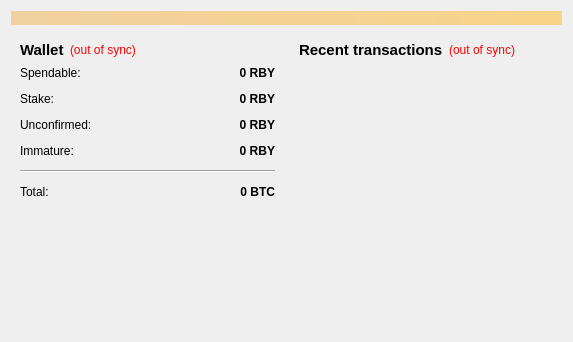
<?xml version="1.0" encoding="UTF-8"?>
<ui version="4.0">
 <class>OverviewPage</class>
 <widget class="QWidget" name="OverviewPage">
  <property name="geometry">
   <rect>
    <x>0</x>
    <y>0</y>
    <width>573</width>
    <height>342</height>
   </rect>
  </property>
  <property name="windowTitle">
   <string>Form</string>
  </property>
  <layout class="QVBoxLayout" name="topLayout">
   <item>
    <widget class="QLabel" name="labelAlerts">
     <property name="visible">
      <bool>false</bool>
     </property>
     <property name="styleSheet">
      <string notr="true">background-color: qlineargradient(x1: 0, y1: 0, x2: 1, y2: 0, stop:0 #F0D0A0, stop:1 #F8D488);  color:#000000
</string>
     </property>
     <property name="wordWrap">
      <bool>true</bool>
     </property>
     <property name="margin">
      <number>3</number>
     </property>
    </widget>
   </item>
   <item>
    <layout class="QHBoxLayout" name="horizontalLayout" stretch="1,1">
     <item>
      <layout class="QVBoxLayout" name="verticalLayout_2">
       <item>
        <widget class="QWidget" name="widget" native="true">
         <layout class="QVBoxLayout" name="verticalLayout_4">
          <item>
           <layout class="QHBoxLayout" name="horizontalLayout_4">
            <item>
             <widget class="QLabel" name="label_5">
              <property name="font">
               <font>
                <pointsize>11</pointsize>
                <weight>75</weight>
                <bold>true</bold>
               </font>
              </property>
              <property name="text">
               <string>Wallet</string>
              </property>
             </widget>
            </item>
            <item>
             <widget class="QLabel" name="labelWalletStatus">
              <property name="toolTip">
               <string>The displayed information may be out of date. Your wallet automatically synchronizes with the Rubycoin network after a connection is established, but this process has not completed yet.</string>
              </property>
              <property name="styleSheet">
               <string notr="true">QLabel { color: red; }</string>
              </property>
              <property name="text">
               <string notr="true">(out of sync)</string>
              </property>
              <property name="alignment">
               <set>Qt::AlignLeading|Qt::AlignLeft|Qt::AlignVCenter</set>
              </property>
             </widget>
            </item>
            <item>
             <spacer name="horizontalSpacer_2">
              <property name="orientation">
               <enum>Qt::Horizontal</enum>
              </property>
              <property name="sizeHint" stdset="0">
               <size>
                <width>40</width>
                <height>20</height>
               </size>
              </property>
             </spacer>
            </item>
           </layout>
          </item>
          <item>
           <layout class="QFormLayout" name="formLayout_2">
            <property name="fieldGrowthPolicy">
             <enum>QFormLayout::AllNonFixedFieldsGrow</enum>
            </property>
            <property name="horizontalSpacing">
             <number>12</number>
            </property>
            <property name="verticalSpacing">
             <number>12</number>
            </property>
            <item row="0" column="0">
             <widget class="QLabel" name="label">
              <property name="text">
               <string>Spendable:</string>
              </property>
             </widget>
            </item>
            <item row="0" column="1">
             <widget class="QLabel" name="labelBalance">
              <property name="font">
               <font>
                <weight>75</weight>
                <bold>true</bold>
               </font>
              </property>
              <property name="cursor">
               <cursorShape>IBeamCursor</cursorShape>
              </property>
              <property name="toolTip">
               <string>Your current spendable balance</string>
              </property>
              <property name="text">
               <string notr="true">0 RBY</string>
              </property>
              <property name="alignment">
               <set>Qt::AlignRight|Qt::AlignTrailing|Qt::AlignVCenter</set>
              </property>
              <property name="textInteractionFlags">
               <set>Qt::LinksAccessibleByMouse|Qt::TextSelectableByKeyboard|Qt::TextSelectableByMouse</set>
              </property>
             </widget>
            </item>
            <item row="1" column="0">
             <widget class="QLabel" name="label_6">
              <property name="text">
               <string>Stake:</string>
              </property>
             </widget>
            </item>
            <item row="1" column="1">
             <widget class="QLabel" name="labelStake">
              <property name="font">
               <font>
                <weight>75</weight>
                <bold>true</bold>
               </font>
              </property>
              <property name="cursor">
               <cursorShape>IBeamCursor</cursorShape>
              </property>
              <property name="toolTip">
               <string>Total of coins that was staked, and do not yet count toward the current balance</string>
              </property>
              <property name="text">
               <string notr="true">0 RBY</string>
              </property>
              <property name="alignment">
               <set>Qt::AlignRight|Qt::AlignTrailing|Qt::AlignVCenter</set>
              </property>
              <property name="textInteractionFlags">
               <set>Qt::LinksAccessibleByMouse|Qt::TextSelectableByKeyboard|Qt::TextSelectableByMouse</set>
              </property>
             </widget>
            </item>
            <item row="2" column="0">
             <widget class="QLabel" name="label_3">
              <property name="text">
               <string>Unconfirmed:</string>
              </property>
             </widget>
            </item>
            <item row="2" column="1">
             <widget class="QLabel" name="labelUnconfirmed">
              <property name="font">
               <font>
                <weight>75</weight>
                <bold>true</bold>
               </font>
              </property>
              <property name="cursor">
               <cursorShape>IBeamCursor</cursorShape>
              </property>
              <property name="toolTip">
               <string>Total of transactions that have yet to be confirmed, and do not yet count toward the current balance</string>
              </property>
              <property name="text">
               <string notr="true">0 RBY</string>
              </property>
              <property name="alignment">
               <set>Qt::AlignRight|Qt::AlignTrailing|Qt::AlignVCenter</set>
              </property>
              <property name="textInteractionFlags">
               <set>Qt::LinksAccessibleByMouse|Qt::TextSelectableByKeyboard|Qt::TextSelectableByMouse</set>
              </property>
             </widget>
            </item>
            <item row="3" column="0">
             <widget class="QLabel" name="labelImmatureText">
              <property name="text">
               <string>Immature:</string>
              </property>
             </widget>
            </item>
            <item row="3" column="1">
             <widget class="QLabel" name="labelImmature">
              <property name="font">
               <font>
                <weight>75</weight>
                <bold>true</bold>
               </font>
              </property>
              <property name="toolTip">
               <string>Mined balance that has not yet matured</string>
              </property>
              <property name="text">
               <string notr="true">0 RBY</string>
              </property>
              <property name="alignment">
               <set>Qt::AlignRight|Qt::AlignTrailing|Qt::AlignVCenter</set>
              </property>
              <property name="textInteractionFlags">
               <set>Qt::LinksAccessibleByMouse|Qt::TextSelectableByKeyboard|Qt::TextSelectableByMouse</set>
              </property>
             </widget>
            </item>
            <item row="4" column="0" colspan="2">
             <widget class="Line" name="line">
              <property name="orientation">
               <enum>Qt::Horizontal</enum>
              </property>
             </widget>
            </item>
            <item row="5" column="0">
             <widget class="QLabel" name="labelTotalText">
              <property name="text">
               <string>Total:</string>
              </property>
             </widget>
            </item>
            <item row="5" column="1">
             <widget class="QLabel" name="labelTotal">
              <property name="font">
               <font>
                <weight>75</weight>
                <bold>true</bold>
               </font>
              </property>
              <property name="cursor">
               <cursorShape>IBeamCursor</cursorShape>
              </property>
              <property name="toolTip">
               <string>Your current total balance</string>
              </property>
              <property name="text">
               <string notr="true">0 BTC</string>
              </property>
              <property name="alignment">
               <set>Qt::AlignRight|Qt::AlignTrailing|Qt::AlignVCenter</set>
              </property>
              <property name="textInteractionFlags">
               <set>Qt::LinksAccessibleByMouse|Qt::TextSelectableByKeyboard|Qt::TextSelectableByMouse</set>
              </property>
             </widget>
            </item>
           </layout>
          </item>
         </layout>
        </widget>
       </item>
       <item>
        <spacer name="verticalSpacer">
         <property name="orientation">
          <enum>Qt::Vertical</enum>
         </property>
         <property name="sizeHint" stdset="0">
          <size>
           <width>20</width>
           <height>40</height>
          </size>
         </property>
        </spacer>
       </item>
      </layout>
     </item>
     <item>
      <layout class="QVBoxLayout" name="verticalLayout_3">
       <item>
        <widget class="QWidget" name="widget_2" native="true">
         <layout class="QVBoxLayout" name="verticalLayout">
          <item>
           <layout class="QHBoxLayout" name="horizontalLayout_2">
            <item>
             <widget class="QLabel" name="label_4">
              <property name="font">
               <font>
                <pointsize>11</pointsize>
                <weight>75</weight>
                <bold>true</bold>
               </font>
              </property>
              <property name="text">
               <string>&lt;b&gt;Recent transactions&lt;/b&gt;</string>
              </property>
             </widget>
            </item>
            <item>
             <widget class="QLabel" name="labelTransactionsStatus">
              <property name="toolTip">
               <string>The displayed information may be out of date. Your wallet automatically synchronizes with the Rubycoin network after a connection is established, but this process has not completed yet.</string>
              </property>
              <property name="styleSheet">
               <string notr="true">QLabel { color: red; }</string>
              </property>
              <property name="text">
               <string notr="true">(out of sync)</string>
              </property>
              <property name="alignment">
               <set>Qt::AlignRight|Qt::AlignTrailing|Qt::AlignVCenter</set>
              </property>
             </widget>
            </item>
            <item>
             <spacer name="horizontalSpacer">
              <property name="orientation">
               <enum>Qt::Horizontal</enum>
              </property>
              <property name="sizeHint" stdset="0">
               <size>
                <width>40</width>
                <height>20</height>
               </size>
              </property>
             </spacer>
            </item>
           </layout>
          </item>
          <item>
           <widget class="QListView" name="listTransactions">
            <property name="styleSheet">
             <string notr="true">QListView { background: transparent; }</string>
            </property>
            <property name="frameShape">
             <enum>QFrame::NoFrame</enum>
            </property>
            <property name="verticalScrollBarPolicy">
             <enum>Qt::ScrollBarAlwaysOff</enum>
            </property>
            <property name="horizontalScrollBarPolicy">
             <enum>Qt::ScrollBarAlwaysOff</enum>
            </property>
            <property name="selectionMode">
             <enum>QAbstractItemView::NoSelection</enum>
            </property>
           </widget>
          </item>
         </layout>
        </widget>
       </item>
      </layout>
     </item>
    </layout>
   </item>
  </layout>
 </widget>
 <resources/>
 <connections/>
</ui>
